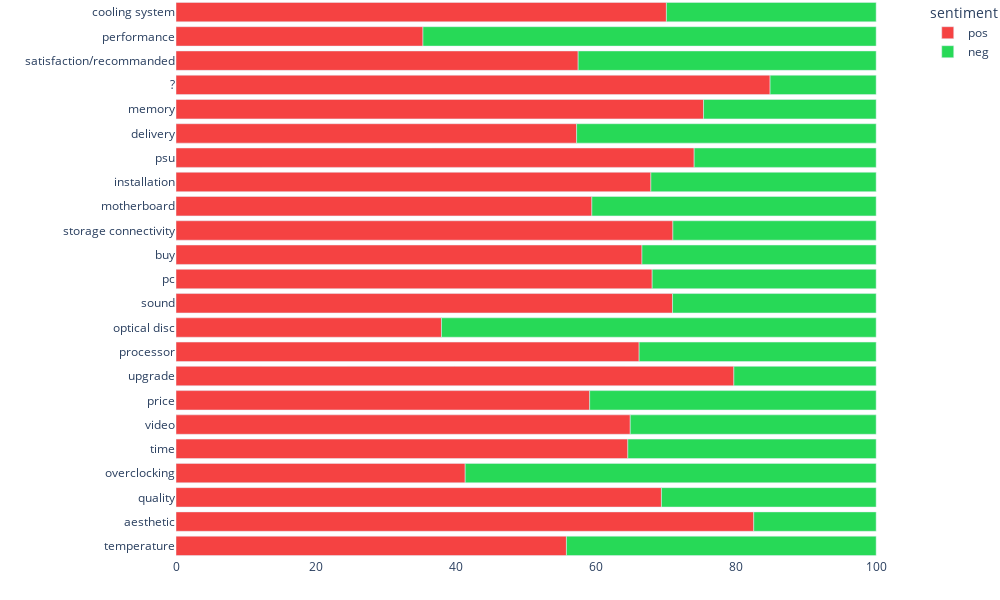

The notebook cell saved with this chart:
### Code cell
pos_count = Counter()
neg_count = Counter()

for t in reviews_df["topics"].values:
    pos_topics = set([f"T{s['topic']}" for s in t if s["sentiment"] == 0])
    neg_topics = set([f"T{s['topic']}" for s in t if s["sentiment"] == 1])

    pos_count.update(pos_topics)
    neg_count.update(neg_topics)

pos_df = pd.DataFrame(pos_count.items(), columns=["topic", "pos"])
neg_df = pd.DataFrame(neg_count.items(), columns=["topic", "neg"])

pos_df["topic"] = pos_df["topic"].apply(lambda x: topic_mapping[x]).astype("category")
pos_df = pd.DataFrame(pos_df.groupby("topic")["pos"].sum()).reset_index()

neg_df["topic"] = neg_df["topic"].apply(lambda x: topic_mapping[x]).astype("category")
neg_df = pd.DataFrame(neg_df.groupby("topic")["neg"].sum()).reset_index()

st_counts = pd.merge(pos_df, neg_df, on="topic")
st_counts["topic"] = st_counts["topic"].astype("category")

total = st_counts["pos"] + st_counts["neg"]
st_counts["pos"] = st_counts["pos"] / total * 100
st_counts["neg"] = st_counts["neg"] / total * 100

st_counts.set_index("topic", inplace=True)
st_counts.sort_index(inplace=True)

df_senti = (
    st_counts.stack(level=0)
    .reset_index()
    .rename(columns={"level_1": "sentiment", 0: "count"})
)

fig2 = px.bar(
    df_senti,
    y="topic",
    x="count",
    color="sentiment",
    color_discrete_sequence=["#f54242", "#27d957"],
    barmode="relative",
    width=1000,
    height=600,
    category_orders=dict(topic=order),
)

fig2.update_xaxes(showgrid=False, title_text="")
fig2.update_yaxes(showgrid=False, title_text="")
fig2.update_layout({"margin": dict(l=0, t=0, r=0, b=0)})

fig2.update_layout(
    {
        "plot_bgcolor": "rgba(0, 0, 0, 0)",
        "paper_bgcolor": "rgba(0, 0, 0, 0)",
    }
)

# cambiare colori editor per salvare il grafico
fig2.write_image("../output/topics_sentiment.png")
fig2

### Figure 1 — Plotly figure (JSON) as saved in the notebook; plotly's stock layout.template omitted (floating-point values rounded to 4 significant figures)
{"data": [{"alignmentgroup": "True", "hovertemplate": "sentiment=pos<br>count=%{x}<br>topic=%{y}<extra></extra>", "legendgroup": "pos", "marker": {"color": "#f54242", "pattern": {"shape": ""}}, "name": "pos", "offsetgroup": "pos", "orientation": "h", "showlegend": true, "textposition": "auto", "x": [84.85, 82.52, 66.55, 70.04, 57.22, 67.83, 75.35, 59.4, 37.92, 41.3, 68.01, 35.27, 59.09, 66.15, 74.01, 69.34, 57.44, 70.92, 70.97, 55.76, 64.53, 79.68, 64.88], "xaxis": "x", "y": ["?", "aesthetic", "buy", "cooling system", "delivery", "installation", "memory", "motherboard", "optical disc", "overclocking", "pc", "performance", "price", "processor", "psu", "quality", "satisfaction/recommanded", "sound", "storage connectivity", "temperature", "time", "upgrade", "video"], "yaxis": "y", "type": "bar"}, {"alignmentgroup": "True", "hovertemplate": "sentiment=neg<br>count=%{x}<br>topic=%{y}<extra></extra>", "legendgroup": "neg", "marker": {"color": "#27d957", "pattern": {"shape": ""}}, "name": "neg", "offsetgroup": "neg", "orientation": "h", "showlegend": true, "textposition": "auto", "x": [15.15, 17.48, 33.45, 29.96, 42.78, 32.17, 24.65, 40.6, 62.08, 58.7, 31.99, 64.73, 40.91, 33.85, 25.99, 30.66, 42.56, 29.08, 29.03, 44.24, 35.47, 20.32, 35.12], "xaxis": "x", "y": ["?", "aesthetic", "buy", "cooling system", "delivery", "installation", "memory", "motherboard", "optical disc", "overclocking", "pc", "performance", "price", "processor", "psu", "quality", "satisfaction/recommanded", "sound", "storage connectivity", "temperature", "time", "upgrade", "video"], "yaxis": "y", "type": "bar"}], "layout": {"xaxis": {"anchor": "y", "domain": [0.0, 1.0], "title": {"text": ""}, "showgrid": false}, "yaxis": {"anchor": "x", "domain": [0.0, 1.0], "title": {"text": ""}, "categoryorder": "array", "categoryarray": ["temperature", "aesthetic", "quality", "overclocking", "time", "video", "price", "upgrade", "processor", "optical disc", "sound", "pc", "buy", "storage connectivity", "motherboard", "installation", "psu", "delivery", "memory", "?", "satisfaction/recommanded", "performance", "cooling system"], "showgrid": false}, "legend": {"title": {"text": "sentiment"}, "tracegroupgap": 0}, "margin": {"t": 0, "l": 0, "r": 0, "b": 0}, "barmode": "relative", "height": 600, "width": 1000, "plot_bgcolor": "rgba(0, 0, 0, 0)", "paper_bgcolor": "rgba(0, 0, 0, 0)"}}
